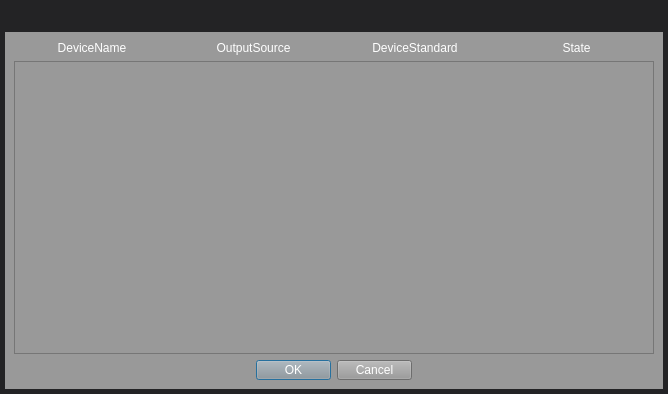
<?xml version="1.0" encoding="UTF-8"?>
<ui version="4.0">
 <class>SDIConfigureUI</class>
 <widget class="QDialog" name="SDIConfigureUI">
  <property name="geometry">
   <rect>
    <x>0</x>
    <y>0</y>
    <width>668</width>
    <height>394</height>
   </rect>
  </property>
  <property name="windowTitle">
   <string>ButelLive</string>
  </property>
  <property name="styleSheet">
   <string notr="true">background-color: rgba(35, 35, 37,255);
border-image: url(:/images/xxx_bg.png);</string>
  </property>
  <layout class="QGridLayout" name="gridLayout_2">
   <property name="leftMargin">
    <number>5</number>
   </property>
   <property name="topMargin">
    <number>2</number>
   </property>
   <property name="rightMargin">
    <number>5</number>
   </property>
   <property name="bottomMargin">
    <number>5</number>
   </property>
   <property name="verticalSpacing">
    <number>0</number>
   </property>
   <item row="0" column="0">
    <widget class="TitleBar" name="m_pTitleLbl" native="true">
     <property name="sizePolicy">
      <sizepolicy hsizetype="Preferred" vsizetype="Maximum">
       <horstretch>0</horstretch>
       <verstretch>0</verstretch>
      </sizepolicy>
     </property>
     <property name="minimumSize">
      <size>
       <width>0</width>
       <height>30</height>
      </size>
     </property>
     <property name="maximumSize">
      <size>
       <width>16777215</width>
       <height>30</height>
      </size>
     </property>
    </widget>
   </item>
   <item row="1" column="0">
    <widget class="QWidget" name="widget" native="true">
     <property name="styleSheet">
      <string notr="true">background-color: rgb(153, 153, 153);</string>
     </property>
     <layout class="QGridLayout" name="gridLayout">
      <item row="0" column="0">
       <layout class="QVBoxLayout" name="verticalLayout">
        <item>
         <layout class="QHBoxLayout" name="horizontalLayout_2">
          <item>
           <widget class="QLabel" name="label">
            <property name="styleSheet">
             <string notr="true">color: rgb(255, 255, 255);</string>
            </property>
            <property name="text">
             <string>DeviceName</string>
            </property>
            <property name="alignment">
             <set>Qt::AlignCenter</set>
            </property>
           </widget>
          </item>
          <item>
           <widget class="QLabel" name="label_2">
            <property name="styleSheet">
             <string notr="true">color: rgb(255, 255, 255);</string>
            </property>
            <property name="text">
             <string>OutputSource</string>
            </property>
            <property name="alignment">
             <set>Qt::AlignCenter</set>
            </property>
           </widget>
          </item>
          <item>
           <widget class="QLabel" name="label_3">
            <property name="styleSheet">
             <string notr="true">color: rgb(255, 255, 255);</string>
            </property>
            <property name="text">
             <string>DeviceStandard</string>
            </property>
            <property name="alignment">
             <set>Qt::AlignCenter</set>
            </property>
           </widget>
          </item>
          <item>
           <widget class="QLabel" name="label_4">
            <property name="styleSheet">
             <string notr="true">color: rgb(255, 255, 255);</string>
            </property>
            <property name="text">
             <string>State</string>
            </property>
            <property name="alignment">
             <set>Qt::AlignCenter</set>
            </property>
           </widget>
          </item>
         </layout>
        </item>
        <item>
         <widget class="QListWidget" name="m_pLWSDIDevice">
          <property name="selectionMode">
           <enum>QAbstractItemView::NoSelection</enum>
          </property>
         </widget>
        </item>
        <item>
         <layout class="QHBoxLayout" name="horizontalLayout">
          <item>
           <spacer name="horizontalSpacer">
            <property name="orientation">
             <enum>Qt::Horizontal</enum>
            </property>
            <property name="sizeHint" stdset="0">
             <size>
              <width>40</width>
              <height>20</height>
             </size>
            </property>
           </spacer>
          </item>
          <item>
           <widget class="QPushButton" name="m_pBtnOk">
            <property name="minimumSize">
             <size>
              <width>75</width>
              <height>20</height>
             </size>
            </property>
            <property name="maximumSize">
             <size>
              <width>75</width>
              <height>20</height>
             </size>
            </property>
            <property name="styleSheet">
             <string notr="true">color: rgb(255, 255, 255);
border-image: url(:/images/btn_back.png);</string>
            </property>
            <property name="text">
             <string>OK</string>
            </property>
           </widget>
          </item>
          <item>
           <widget class="QPushButton" name="m_pBtnCancel">
            <property name="minimumSize">
             <size>
              <width>75</width>
              <height>20</height>
             </size>
            </property>
            <property name="maximumSize">
             <size>
              <width>75</width>
              <height>20</height>
             </size>
            </property>
            <property name="styleSheet">
             <string notr="true">color: rgb(255, 255, 255);
border-image: url(:/images/btn_back.png);</string>
            </property>
            <property name="text">
             <string>Cancel</string>
            </property>
           </widget>
          </item>
          <item>
           <spacer name="horizontalSpacer_2">
            <property name="orientation">
             <enum>Qt::Horizontal</enum>
            </property>
            <property name="sizeHint" stdset="0">
             <size>
              <width>40</width>
              <height>20</height>
             </size>
            </property>
           </spacer>
          </item>
         </layout>
        </item>
       </layout>
      </item>
     </layout>
    </widget>
   </item>
  </layout>
 </widget>
 <customwidgets>
  <customwidget>
   <class>TitleBar</class>
   <extends>QWidget</extends>
   <header location="global">titlebar.h</header>
   <container>1</container>
  </customwidget>
 </customwidgets>
 <resources/>
 <connections/>
</ui>
